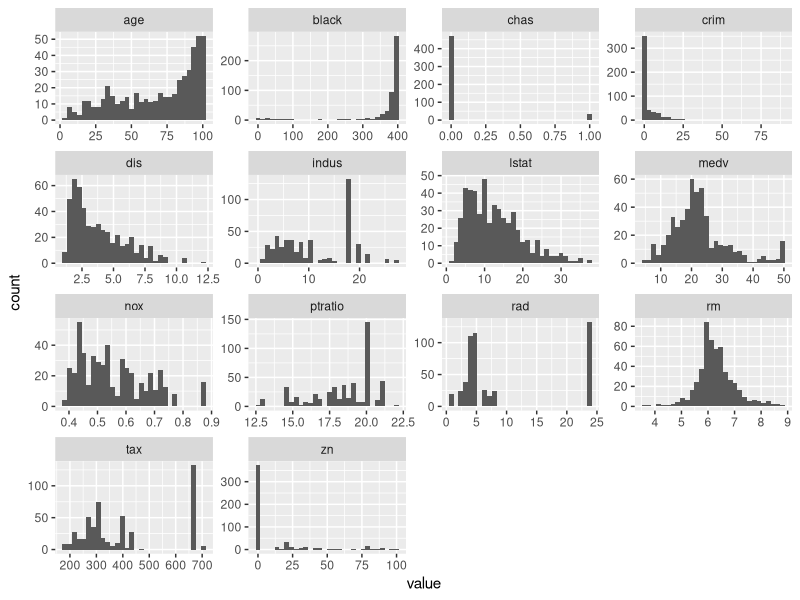

The R script that drew this image:
# Homework 6
# JJ

# Load the tidyverse package
library(tidyverse)

# This is a simple homework that will teach you a trick of using pivot_longer()
# to help you create a plot that describes your entire dataset.

# Load the Boston Housing dataset. You need to install the MASS package for that
install.packages("MASS")
library(MASS)
data(Boston)

# No we want to create a histogram plot of eeery variable in the Boston dataset.
# To do that we need to use the pivot_longer() function to convert the dataset
# into a long format.
# Use the pivot_longer() function to convert the Boston dataset into a long format
# Set the cols parameter to everything() to include all columns
# Set the names_to parameter to "Variable" to name the new column "Variable"
# Set the values_to parameter to "Value" to name the new column "Value"

Boston_long <- Boston |>
  pivot_longer( 
    cols = everything(), 
    names_to = "variable",
    values_to = "value"
    )

  
# Now that we have the data in a long format we can create a histogram plot
# with facet_wrap() to create a plot of every variable in the dataset.
# Use the ggplot() function to create the plot
# Set the data parameter to Boston_long
# Use the aes() function to set the x parameter to Value
# Add a + sign after the ggplot() function
# Use the geom_histogram() function to create the histogram
# Use the facet_wrap() function to create a plot of every variable in the dataset
# Set the ~Variable parameter to create a plot of every variable in the dataset
# Set the scales parameter to "free" to allow the scales to vary

all_plot <- ggplot( data = Boston_long, aes( x= value)) +
  geom_histogram() +
  facet_wrap( ~ variable, scales= "free" ) 

all_plot

